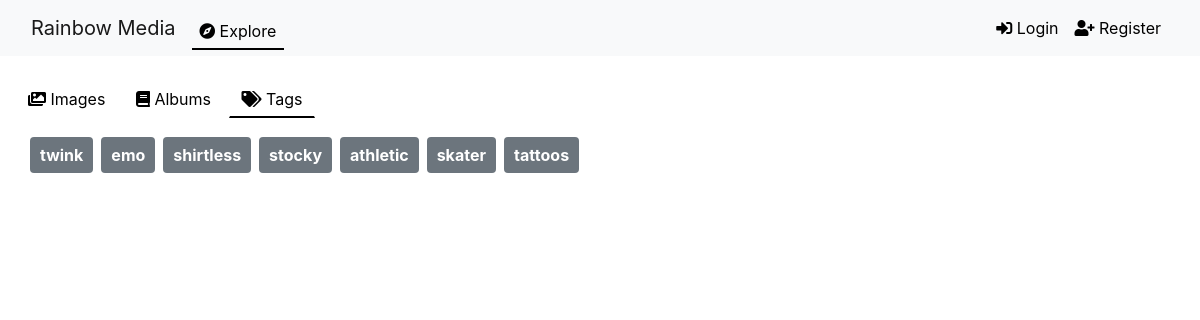
The app's page /explore/tags/ with its own data.
### gallery/models.py (models this page shows, shortened)
class Tag(models.Model):
    name = models.CharField(max_length=50, unique=True)
    moderation_status = models.CharField(
        max_length=10,
        choices=ModerationStatus.choices,
        default=ModerationStatus.PENDING,
    )

### gallery/views.py (the view)
# urls.py: path('explore/tags/', views.tags_view, name='tags'),
def tags_view(request):
    tags = Tag.objects.all()
    return render(request, 'gallery/tags.html', {'tags': tags})

### gallery/templatetags/custom_filters.py (called while the page is built)
@register.filter
def startswith(value, arg):
    return value.startswith(arg)

### gallery/templates/gallery/tags.html (shortened to what this page needs)
{% extends "base.html" %}
{% load static %}
{% load custom_filters %}
{% block content %}
{% include "components/filterbar.html" %}
<div class="container mt-4">
    <div class="container mt-4">
        <div class="d-flex flex-wrap">
            {% for tag in tags %}
            <div class="mr-2 mb-2">
                <a href="{% url 'tagged_images' tag.id %}" class="badge badge-secondary" style="font-size: 1em; padding: 10px;">
                    {{ tag.name }}
                </a>
            </div>
            {% endfor %}
        </div>
    </div>
</div>
{% endblock %}

### gallery/templates/components/base.html (style rules this page uses)
.container { max-width: 1600px; }

### records on screen
Tag: name "twink"
Tag: name "emo"
Tag: name "shirtless"
Tag: name "stocky"
Tag: name "athletic"
Tag: name "skater"
Tag: name "tattoos"
